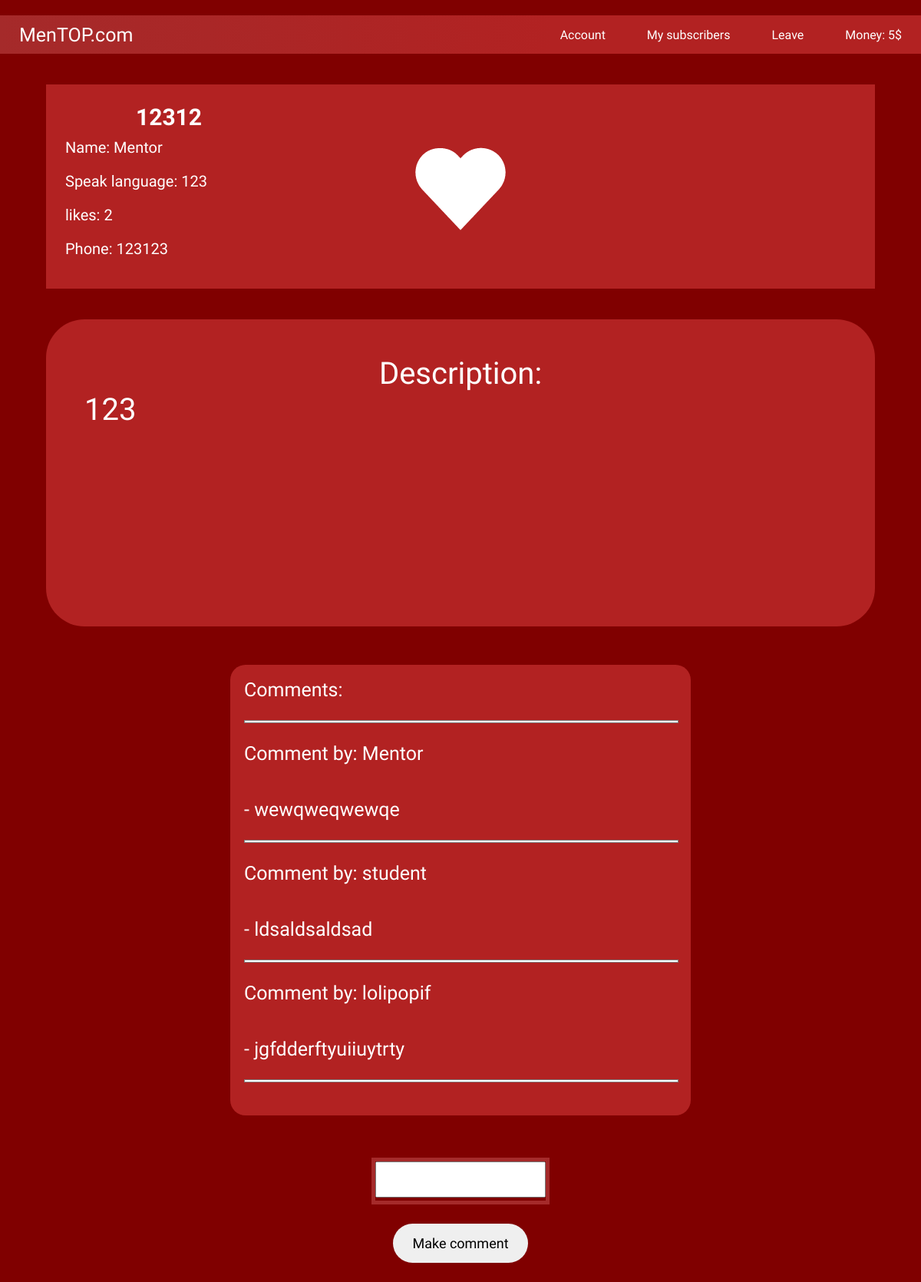
/course/53/detail, run on the app's committed database.
### users/models.py (models this page shows, shortened)
class Course(models.Model):
    author = models.ForeignKey(User, on_delete=models.CASCADE, related_name='courses')
    title = models.CharField(max_length=255)
    language = models.CharField(max_length=255, blank=True, null=True)
    body = models.TextField(blank=True, db_index=True)
    price = models.CharField(max_length=255)
    phone_number = models.CharField(max_length=255, blank=True, null=True)
    likes = models.ManyToManyField(User, related_name='likes', blank=True)
    def get_like_url(self):
        return reverse('course_like', kwargs={'pk': self.pk})

class User(AbstractUser):
    is_mentor = models.BooleanField(default=False)
    is_student = models.BooleanField(default=False)

class Comment(models.Model):
    course = models.ForeignKey(Course, on_delete=models.CASCADE, related_name='comments', null=True, blank=True)
    author = models.ForeignKey(User, on_delete=models.CASCADE, related_name='user_comments', null=True, blank=True)
    body = models.TextField()

### users/views.py (the view, shortened to what this page needs)
# urls.py: path('course/<int:pk>/detail', CourseDetail.as_view(), name='course_detail'),
class CourseDetail(FormView, DetailView):
    model = Course
    form_class = CommentForm
    context_object_name = 'course'
    template_name = 'course_detail.html'

### users/forms.py
class CommentForm(forms.ModelForm):
    class Meta:
        model = Comment
        fields = ('body',)

### users/templates/course_detail.html (shortened to what this page needs)
<!doctype html>
{% load static %}
<html lang="ru">
<head>
    <link rel="stylesheet" href="{% static 'css/style-account.css' %}">
</head>
<body id="body-detail">
    <header id="teacher">
        <nav>
            <a href="{% url 'home' %}"><span id="mentop-com">MenTOP.com</span></a>
            <div id="nav-text-div">
                <a href="{% url 'mentor_profile' %}"><span>Account</span></a>
                <a href="{% url 'my_subscribers' %}"><span>My subscribers</span></a>
                <a href="{% url 'logout' %}"><span>Leave</span></a>
                <a href=""><span>Money: 5$</span></a>
            </div>
        </nav>
    </header>
     <section id="section-detail">
            <div id="detail-course">
                    <h1>{{ course.title }}</h1>
                    <p>Name: {{ course.author }}</p>
                    <p>Speak language: {{ course.body }}</p>
                    <p>likes: {{ course.likes.count }}</p>
                    <p>Phone: {{ course.phone_number }}</p>
                    <form method="post" action="{{ course.get_like_url }}">
                       <button id="like_but"><img src="{% static 'img/like.png' %}" id="like"></button>
                    </form>
            </div>
    </section>
    <center>
    <div id="description-course">
                <span><center>Description: </center></span>
                <span id="text-description">{{ course.body }}</span>
            </div>
        </center>
    <section id="comments">
        <div id="comment">
            <p>Comments: </p>
            {% for comment in course.comments.all %}
            <center><hr class="comment-hr" noshade="none"></center>
                <p id="by"> Comment by: {{ comment.author }}</p>
            <br>
                <p>- {{ comment.body }}</p>
            {% endfor %}
            <center><hr class="comment-hr" noshade="none"></center>
        </div>
        <form action="" method="post">
            <span id="comment-field">{{ form.body }}</span>
            <button type="submit" id="make-comment">Make comment</button>
        </form>
    </section>
</body>
</html>

### users/static/css/style-account.css (style rules this page uses)
* { margin:0; padding:0; }
html { user-select: none; }
span { background-image: linear-gradient(to right, #fff, #fff); background-position: 50% 100%; background-repeat: no-repeat; background-size: 0% 2px; transition: background-size 0.3s; }
a { text-decoration: none; }
body { font-family: 'Rajdhani', sans-serif; background: linear-gradient( #bbb, transparent 1px), linear-gradient( 90deg, #bbb, transparent 1px); background-size: 20px 20px; background-position: center center; }
header { width: 100%; background: linear-gradient(to right, #A52A2A, #B22222 60%); margin-top: 20px; min-width: 600px; }
nav { max-height: 50px; display: flex; align-items: center; box-sizing: border-box; justify-content: flex-end; justify-content: space-between; flex-direction: row; }
nav a { color: #fff; font-size: 100%; padding: 25px 25px; }
#mentop-com { font-size: 25px; }
img { width: 192px; height: 192px; margin: 25px; border: 3px solid #800000; border-radius: 100%; }
div { transition: .5s; }
#teacher { min-width: 680px; }
form { margin-top: 30px; display: flex; align-items: center; box-sizing: border-box; justify-content: flex-start; flex-direction: column; }
button { font-family: 'Rajdhani', sans-serif; font-size: 18px; padding: 2px 20px; border-radius: 30px; border: none; cursor: pointer; }
button { background-image: #D3D3D3; transform: scale(1); transition: .4s; }
textarea { padding: 10px; height: 25px; width: 200px; resize: none; font-family: 'Rajdhani', sans-serif; font-size: 18px; }
#section-detail { margin-top: 40px; margin-bottom: 40px; width: 100%; display: flex; justify-content: center; flex-direction: column; }
#section-detail div { font-size: 20px; margin-left: auto; margin-right: auto; background: #B22222; width: 90%; height: 100%; }
#section-detail p { color: #fff; padding: 10px 25px; max-width: 320px; text-overflow: ellipsis; overflow: hidden; }
#section-detail h1 { text-align: center; max-width: 320px; color: #fff; text-overflow: ellipsis; overflow: hidden; padding-top: 25px; }
#comments { display: flex; box-sizing: border-box; justify-content: flex-start; flex-direction: column; }
#comment { border-radius: 20px; font-size: 25px; padding: 10px; color: #fff; background: #B22222; width: 50%; height: 100%; display: flex; box-sizing: border-box; justify-content: flex-start; flex-direction: column; display: flex; padding: 18px; margin: auto; }
.comment-hr { width: 100%; color: #fff; background: #fff; height: 2px; margin-top: 25px; margin-bottom: 25px; }
#by { margin-bottom: 15px; }
#comment-field { margin-top: 25px; margin-bottom: 25px; border: 5px solid #A52A2A; }
#make-comment { padding: 15px 25px; margin-bottom: 25px; }
#body-detail { background: #800000 }
#like { border: none; width: 128px; height: 128px; }
#like_but { outline: none; border: 0; background: transparent; position: absolute; top: 150px; }
#description-course { margin-top: 35px; border-radius: 50px; color: #fff; height: 400px; max-width: 90%; background: #B22222; text-align: left; margin-bottom: 50px; }
#description-course span { padding: 25px; font-size: 40px; }
#text-description { padding: 25px; font-size: 40px; }

### data on the page
Course: title "12312", author "Mentor", body "123", likes.count "2", phone_number "123123"
Comment: author "Mentor", body "wewqweqwewqe"
Comment: author "student", body "ldsaldsaldsad"
Comment: author "lolipopif", body "jgfdderftyuiiuytrty"
